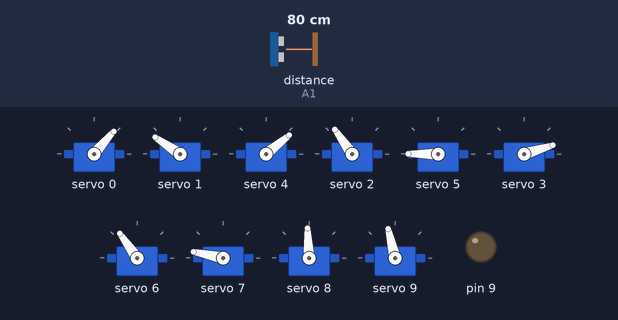
The sketch below on a simulated Arduino Uno, built with avr-gcc and run on an emulated ATmega328P. Shown: 10 × servo, output pins drawn as LEDs (lit = HIGH). The inputs (shaded band) are chosen by the test bench; at power-on: distance to the obstacle (sensor on A1) 80 cm. The echo pulse lasts 58.3 µs per cm.

Above: at 2.8 s.
2.9 s: distance to the obstacle (sensor on A1) set to 23 cm
At 3.8 s:
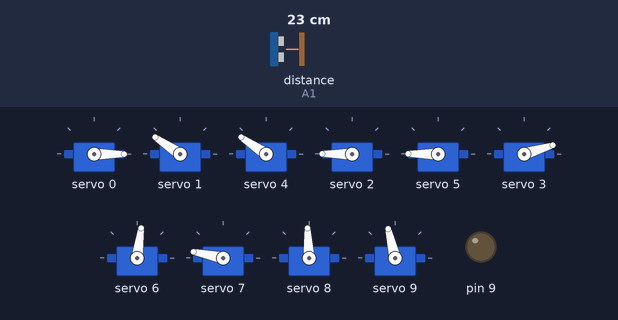
6.4 s: distance to the obstacle (sensor on A1) set to 18 cm
At 12.8 s:
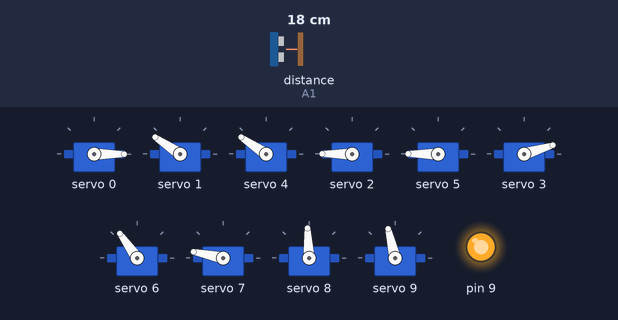
14.4 s: distance to the obstacle (sensor on A1) set to 35 cm
18.0 s: distance to the obstacle (sensor on A1) set to 2 cm
At 20.4 s:
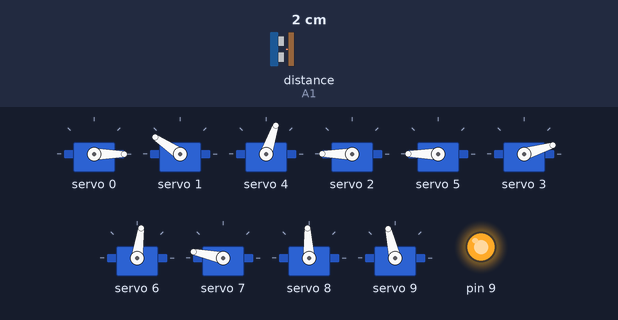
Timing chart, 0 to 23.0 s (numbered marks = the images above; inputs shaded):
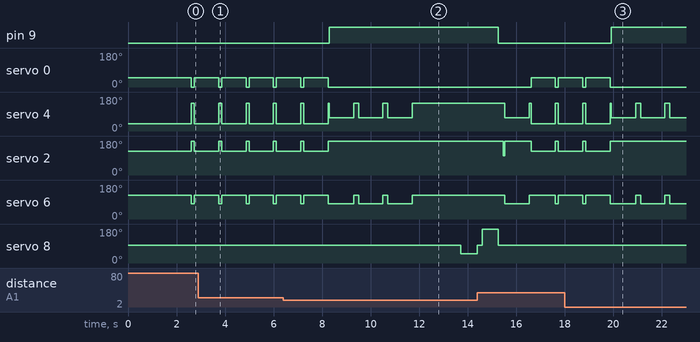

The sketch:

ARDUINO-UNO.ino
```cpp
#include <Wire.h>                    // Esta librería le permite comunicarse al arduino por medio de modulo interno i2c, ya sea como maestro a otros dispositivos o como esclavo recibiendo peticiones y respondiendo datos.
#include <NewPing.h>                // SE DEFINE LA LIBRERIA AL SENSOR ULTRASONICO
#define TRIG_PIN A0                 // SE DEFINE EL SENSOR ULTRASONICO, TRIG VA AL PIN A0 DEL ARDUINO UNO. Naranja
#define ECHO_PIN A1                 // SE DEFINE EL SENSOR ULTRASONICO, ECHO VA AL PIN A1 ARDUINO UNO.  Verde
#define MAX_DISTANCE 200
NewPing sonar(TRIG_PIN, ECHO_PIN, MAX_DISTANCE);  // DEFINIMOS LAS VARIABLES GLOBALES TRIG_PIN , ECHO_PIN , MAX_DISTANCE
#include <Servo.h>                  // SE DEFINE LA LIBRERIA AL SERVOMOTOR.
#include <Adafruit_PWMServoDriver.h> // SE DEFINE LA LIBRERIA ADAFRUIT PARA LA SHIELD
Adafruit_PWMServoDriver servos = Adafruit_PWMServoDriver();

int pos0=102;     // VARIABLES PARA CONVERTIR LAS FRECUENCIAS EN GRADOS DE LOS SERVOS (0 ,90 ,180)
int pos180=512;


int distance = 100;        // VARIABLE DE DISTANCIA DE ULTRASONIDO
int buzzer = 9;             // BUZZER
void setup() {

servos.begin();
servos.setPWMFreq(50);

  delay(1000);
  distance = readPing();
  delay(100);
  distance = readPing();
  delay(100);
  distance = readPing();
  delay(100);
  distance = readPing();

  pinMode(TRIG_PIN,OUTPUT);
  pinMode(ECHO_PIN,INPUT);
  pinMode(9,OUTPUT);


}

void loop() {
posicioninicial();                  //EJECUTA LA POSICION INICIAL CON EL ROBOT
delay(1000);
moveForward();                      //EL ROBOT AVANZA

int distanceR = 0;                  // VARIABLE PARA GUARDAR LA DISTANCIA EN LA DERECHA QUE TOMA EL SENSOR ULTRASONICO
 int distanceL =  0;                // VARIABALE PARA GUARDAR LA DISTANCIA EN LA IZQUIERDA QUE TOMA EL SENSOR ULTRASONICO
 delay(40);

 if(distance <=20 && distance >= 0)                //SE ACTIVA EL SENSOR ULTRASONICO CUANDO DETECTA OBSTACULOS A MENOS DE 20CM.
 {
  sonarBuzzer();
  moveStop();                  // El ROBOT SE DETIENE POR 200 MILISEGUNDOS.
  delay(200);
  moveBackward();              //EL ROBOT RETROCEDE POR 800 MILISEGUNDOS.
  delay(200);
  moveStop();                   // El ROBOT SE DETIENE
  delay(2000);
  distanceR = lookRight();       // EL ROBOT MIRA A LA DERECHA
  delay(200);
  distanceL = lookLeft();         //EL ROBOT MIRA A LA IZQUIERDA
  callarBuzzer();
  delay(200);

  if(distanceR>=distanceL)          // SI LA DISTANCIA DERECHA ES MAYOR O IGUAL A LA DISTANCIA IZQUIERDA
  {
    turnRight();                    //EL ROBOT GIRA A LA DERECHA Y AVANZA
    moveStop();                     // EL ROBOT SE DETIENE
  }

      else                        // SI NO EL ROBOT EJECUTARA LO CONTRARIO

  {
    turnLeft();                 // EL ROBOT GIRA A LA IZQUIERDA Y AVANZA
    moveStop();                 // EL ROBOT SE DETIENE
  }

 }else                            // SI NO ENTONCES EL ROBOT SEGUIRA AVANZANDO HACIA ADELANTE

 {
  moveForward();
 }
 distance = readPing();
}

int lookRight()                        //DEFINIMOS LA VARIABLE PARA MIRAR A LA DERECHA
{
    setServo(8,50);                    // SE MUEVE cuello A LA ( der ) #8
    delay(500);
    int distance = readPing();         //TOMA LA DISTANCIA Y LA LEE
    delay(100);
    setServo(8,90);                    //SE MUEVE EL cuello AL  ( centro ) #8
    return distance;                   //REGRESA EL VALOR A DISTANCIA
}

int lookLeft()                        //DEFINIMOS LA VARIABLE PARA MIRAR A LA IZQUIERDA
{
    setServo(8,180);                  //SE MUEVE cuello A LA (izq ) #8
    delay(500);
    int distance = readPing();        //TOMA LA DISTANCIA Y LA LEE
    delay(100);
     setServo(8,90);                   //SE MUEVE cuello AL ( centro ) #8
    return distance;
    delay(100);
}

int readPing() {                        //DEFINIMOS LA VARIABLE PARA GUARDAR LAS DISTANCIAS Y LEERLAS
  delay(70);
  int cm = sonar.ping_cm();             //DEFINIMOS UNA VARIABLE PARA GUARDAR LA DISTANCIA EN CENTIMETROS
  if(cm==0)
  {
    cm = 250;
  }
  return cm;
}


void posicioninicial() {
//femur delantero izq  #0
setServo(0,50);
//pata delantera izq #1
setServo(1,140);
//femur posterior izq #4
setServo(4,40);
//femur delantero der #2
setServo(2,120);
// pata posterior izq #5
setServo(5,180);
//pata delantero der #3
setServo(3,20);
//femur posterior der #6
setServo(6,120);
//pata posterior der #7
setServo(7,160);
//cuello (izq - der ) #8
setServo(8,90);
//cabeza (up-down) #9
setServo(9,100);


}


void posicionatras() {
//femur delantero izq  #0
setServo(0,0);
//pata delantera izq #1
setServo(1,140);
//femur posterior izq #4
setServo(4,90);
//femur delantero der #2
setServo(2,100);
// pata posterior izq #5
setServo(5,90);
//pata delantero der #3
setServo(3,20);
//femur posterior der #6
setServo(6,120);
//pata posterior der #7
setServo(7,160);
//cuello (izq - der ) #8
setServo(8,90);
//cabeza (up-down) #9
setServo(9,100);


}
void moveStop() {           //DETENERSE
//femur delantero izq  #0
setServo(0,50);
//pata delantera izq #1
setServo(1,140);
//femur posterior izq #4
setServo(4,40);
//femur delantero der #2
setServo(2,120);
// pata posterior izq #5
setServo(5,180);
//pata delantero der #3
setServo(3,20);
//femur posterior der #6
setServo(6,120);
//pata posterior der #7
setServo(7,160);
//cuello (izq - der ) #8
setServo(8,90);
//cabeza (up-down) #9
setServo(9,100);
moveBackward();
}

void moveForward() {     //AVANZAR
//femur delantero izq  #0
setServo(0,0);
//femur delantero der #2
setServo(2,180);
//femur posterior izq #4
setServo(4,140);
//femur posterior der #6
setServo(6,80);

}

void moveBackward() {        //RETROCEDER

//femur delantero izq  #0
setServo(0,0);
//femur delantero der #2
setServo(2,180);
//femur posterior izq #4
setServo(4,70);
//femur posterior der #6
setServo(6,80);
delay(1000);
//femur posterior izq #4
setServo(4,140);
//femur posterior der #6
setServo(6,120);


}

void turnRight() {     //GIRA A LA DERECHA
//femur delantero izq  #0
setServo(0,0);
delay(50);

//femur posterior izq #4
setServo(4,120);


 moveForward();    // El ROBOT VUELVE A AVANZAR
}

void turnLeft() {           //GIRA A LA IZQUIERDA

//femur delantero der #2
setServo(2,100);
delay(50);

//femur posterior der #6
setServo(6,80);

moveForward(); // El ROBOT VUELVE A AVANZAR

}

void sonarBuzzer(){
digitalWrite(9,HIGH);
//delay(distance);
//digitalWrite(9,LOW);
//delay(distance);
}

void callarBuzzer(){
digitalWrite(9,LOW);
}

void setServo(uint8_t n_servo, int angulo) {  //DEFINIMOS UNA FUNCION PARA CONVERTIR LAS FRECUENCIAS EN GRADOS PARA LOS SERVOS EN 0,90,180
  int duty;
duty = map (angulo,0,180,pos0,pos180);
servos.setPWM(n_servo, 0, duty);
}
```

Measured:
- the behaviour switches between 21 and 20 cm on distance to the obstacle (sensor on A1) (found by bisection; images 1 and 2)
- after the input at 6.4 s, pin 9: LOW → HIGH after 1.9 s; servo 0: goes on until 8.2 s, then stays 0°; servo 2: goes on until 8.2 s, then stays 180°; servo 8: 93° → 49° after 7.3 s, → 93° 0.67 s later
- after the input at 18.0 s, pin 9: LOW → HIGH after 1.9 s; servo 0: goes on until 19.9 s, then stays 0°; servo 2: goes on until 19.9 s, then stays 180°
- by itself, servo 0: alternates 49° for 1.0 s and 0° for 0.12 s
- by itself, servo 2: alternates 180° for 0.12 s and 125° for 1.0 s
